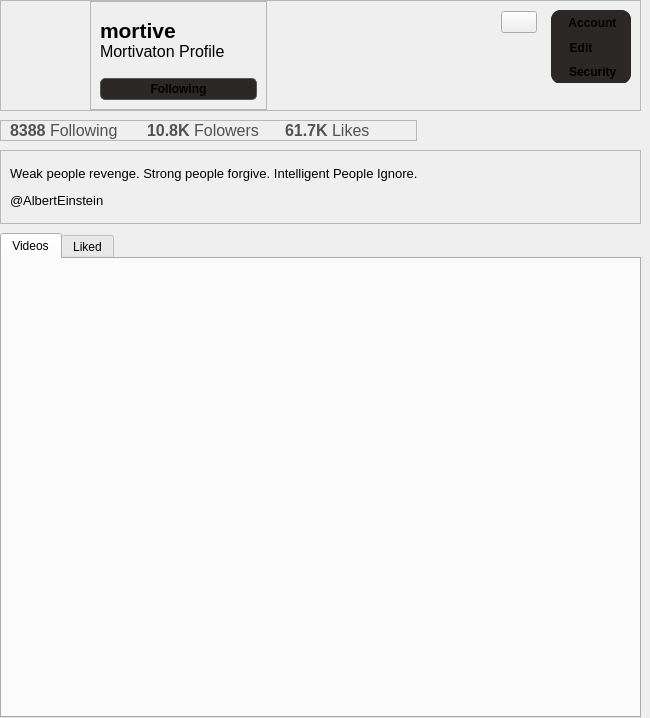
                <widget class="QWidget" name="profilCont">
                 <property name="enabled">
                  <bool>true</bool>
                 </property>
                 <property name="geometry">
                  <rect>
                   <x>0</x>
                   <y>0</y>
                   <width>650</width>
                   <height>718</height>
                  </rect>
                 </property>
                 <property name="sizePolicy">
                  <sizepolicy hsizetype="Preferred" vsizetype="Expanding">
                   <horstretch>0</horstretch>
                   <verstretch>0</verstretch>
                  </sizepolicy>
                 </property>
                 <layout class="QVBoxLayout" name="verticalLayout_3">
                  <property name="spacing">
                   <number>0</number>
                  </property>
                  <property name="leftMargin">
                   <number>0</number>
                  </property>
                  <property name="topMargin">
                   <number>0</number>
                  </property>
                  <property name="rightMargin">
                   <number>9</number>
                  </property>
                  <property name="bottomMargin">
                   <number>0</number>
                  </property>
                  <item>
                   <widget class="QWidget" name="profilWidget" native="true">
                    <property name="sizePolicy">
                     <sizepolicy hsizetype="Expanding" vsizetype="Preferred">
                      <horstretch>0</horstretch>
                      <verstretch>0</verstretch>
                     </sizepolicy>
                    </property>
                    <property name="minimumSize">
                     <size>
                      <width>595</width>
                      <height>0</height>
                     </size>
                    </property>
                    <layout class="QVBoxLayout" name="verticalLayout_19">
                     <property name="spacing">
                      <number>9</number>
                     </property>
                     <property name="leftMargin">
                      <number>0</number>
                     </property>
                     <property name="topMargin">
                      <number>0</number>
                     </property>
                     <property name="rightMargin">
                      <number>0</number>
                     </property>
                     <property name="bottomMargin">
                      <number>0</number>
                     </property>
                     <item>
                      <widget class="QFrame" name="profilHeader">
                       <property name="sizePolicy">
                        <sizepolicy hsizetype="Expanding" vsizetype="Preferred">
                         <horstretch>0</horstretch>
                         <verstretch>0</verstretch>
                        </sizepolicy>
                       </property>
                       <property name="minimumSize">
                        <size>
                         <width>501</width>
                         <height>111</height>
                        </size>
                       </property>
                       <property name="maximumSize">
                        <size>
                         <width>16777215</width>
                         <height>111</height>
                        </size>
                       </property>
                       <property name="frameShape">
                        <enum>QFrame::StyledPanel</enum>
                       </property>
                       <property name="frameShadow">
                        <enum>QFrame::Raised</enum>
                       </property>
                       <layout class="QHBoxLayout" name="horizontalLayout_11">
                        <property name="spacing">
                         <number>0</number>
                        </property>
                        <property name="leftMargin">
                         <number>0</number>
                        </property>
                        <property name="topMargin">
                         <number>0</number>
                        </property>
                        <property name="rightMargin">
                         <number>0</number>
                        </property>
                        <property name="bottomMargin">
                         <number>0</number>
                        </property>
                        <item>
                         <widget class="QFrame" name="pofilPixFrame">
                          <property name="sizePolicy">
                           <sizepolicy hsizetype="Fixed" vsizetype="Fixed">
                            <horstretch>0</horstretch>
                            <verstretch>0</verstretch>
                           </sizepolicy>
                          </property>
                          <property name="styleSheet">
                           <string notr="true">background-color: transparent;</string>
                          </property>
                          <layout class="QVBoxLayout" name="verticalLayout_9">
                           <property name="spacing">
                            <number>9</number>
                           </property>
                           <property name="leftMargin">
                            <number>9</number>
                           </property>
                           <property name="topMargin">
                            <number>0</number>
                           </property>
                           <property name="rightMargin">
                            <number>0</number>
                           </property>
                           <property name="bottomMargin">
                            <number>0</number>
                           </property>
                           <item>
                            <widget class="QLabel" name="profilPixLabel">
                             <property name="sizePolicy">
                              <sizepolicy hsizetype="Fixed" vsizetype="Fixed">
                               <horstretch>0</horstretch>
                               <verstretch>0</verstretch>
                              </sizepolicy>
                             </property>
                             <property name="minimumSize">
                              <size>
                               <width>80</width>
                               <height>80</height>
                              </size>
                             </property>
                             <property name="maximumSize">
                              <size>
                               <width>80</width>
                               <height>80</height>
                              </size>
                             </property>
                             <property name="styleSheet">
                              <string notr="true"/>
                             </property>
                             <property name="text">
                              <string/>
                             </property>
                             <property name="pixmap">
                              <pixmap resource="../resources.qrc">:/images/images/profile/circled3.png</pixmap>
                             </property>
                             <property name="scaledContents">
                              <bool>true</bool>
                             </property>
                            </widget>
                           </item>
                          </layout>
                         </widget>
                        </item>
                        <item>
                         <widget class="QFrame" name="frame_45">
                          <property name="sizePolicy">
                           <sizepolicy hsizetype="Preferred" vsizetype="Preferred">
                            <horstretch>0</horstretch>
                            <verstretch>0</verstretch>
                           </sizepolicy>
                          </property>
                          <property name="frameShape">
                           <enum>QFrame::StyledPanel</enum>
                          </property>
                          <property name="frameShadow">
                           <enum>QFrame::Raised</enum>
                          </property>
                          <layout class="QVBoxLayout" name="verticalLayout_8">
                           <property name="spacing">
                            <number>0</number>
                           </property>
                           <property name="topMargin">
                            <number>0</number>
                           </property>
                           <property name="bottomMargin">
                            <number>9</number>
                           </property>
                           <item>
                            <widget class="QLabel" name="label_74">
                             <property name="text">
                              <string>&lt;html&gt;&lt;head/&gt;&lt;body&gt;&lt;p&gt;&lt;span style=&quot; font-size:16pt; font-weight:600;&quot;&gt;mortive&lt;/span&gt;&lt;span style=&quot; font-weight:600;&quot;/&gt;&lt;img src=&quot;:/images/images/app/twitter-verified-png-original.png&quot; width=&quot;20&quot;/&gt;&lt;br/&gt;&lt;span style=&quot; font-size:12pt;&quot;&gt;Mortivaton Profile&lt;/span&gt;&lt;/p&gt;&lt;/body&gt;&lt;/html&gt;</string>
                             </property>
                            </widget>
                           </item>
                           <item>
                            <widget class="QPushButton" name="pushButton_60">
                             <property name="sizePolicy">
                              <sizepolicy hsizetype="Fixed" vsizetype="Fixed">
                               <horstretch>0</horstretch>
                               <verstretch>0</verstretch>
                              </sizepolicy>
                             </property>
                             <property name="minimumSize">
                              <size>
                               <width>157</width>
                               <height>0</height>
                              </size>
                             </property>
                             <property name="styleSheet">
                              <string notr="true">border: 1px solid #555;
padding: 3px 5px;
font-weight: bold;
border-radius: 5px;
background-color: #2C2828</string>
                             </property>
                             <property name="text">
                              <string>Following</string>
                             </property>
                            </widget>
                           </item>
                          </layout>
                         </widget>
                        </item>
                        <item>
                         <spacer name="horizontalSpacer">
                          <property name="orientation">
                           <enum>Qt::Horizontal</enum>
                          </property>
                          <property name="sizeType">
                           <enum>QSizePolicy::Expanding</enum>
                          </property>
                          <property name="sizeHint" stdset="0">
                           <size>
                            <width>148</width>
                            <height>20</height>
                           </size>
                          </property>
                         </spacer>
                        </item>
                        <item>
                         <widget class="QFrame" name="frame_66">
                          <property name="sizePolicy">
                           <sizepolicy hsizetype="Fixed" vsizetype="Fixed">
                            <horstretch>0</horstretch>
                            <verstretch>0</verstretch>
                           </sizepolicy>
                          </property>
                          <property name="minimumSize">
                           <size>
                            <width>41</width>
                            <height>0</height>
                           </size>
                          </property>
                          <property name="maximumSize">
                           <size>
                            <width>41</width>
                            <height>16777215</height>
                           </size>
                          </property>
                          <layout class="QVBoxLayout" name="verticalLayout_7">
                           <property name="leftMargin">
                            <number>0</number>
                           </property>
                           <property name="topMargin">
                            <number>0</number>
                           </property>
                           <property name="rightMargin">
                            <number>0</number>
                           </property>
                           <item>
                            <widget class="QPushButton" name="profilActionBtn">
                             <property name="sizePolicy">
                              <sizepolicy hsizetype="Fixed" vsizetype="Fixed">
                               <horstretch>0</horstretch>
                               <verstretch>0</verstretch>
                              </sizepolicy>
                             </property>
                             <property name="minimumSize">
                              <size>
                               <width>36</width>
                               <height>0</height>
                              </size>
                             </property>
                             <property name="maximumSize">
                              <size>
                               <width>36</width>
                               <height>50</height>
                              </size>
                             </property>
                             <property name="cursor">
                              <cursorShape>PointingHandCursor</cursorShape>
                             </property>
                             <property name="layoutDirection">
                              <enum>Qt::LeftToRight</enum>
                             </property>
                             <property name="text">
                              <string/>
                             </property>
                             <property name="icon">
                              <iconset resource="../resources.qrc">
                               <normaloff>:/icons/icons/feather/more-horizontal.svg</normaloff>:/icons/icons/feather/more-horizontal.svg</iconset>
                             </property>
                             <property name="iconSize">
                              <size>
                               <width>32</width>
                               <height>32</height>
                              </size>
                             </property>
                            </widget>
                           </item>
                           <item>
                            <spacer name="verticalSpacer_2">
                             <property name="orientation">
                              <enum>Qt::Vertical</enum>
                             </property>
                             <property name="sizeType">
                              <enum>QSizePolicy::Fixed</enum>
                             </property>
                             <property name="sizeHint" stdset="0">
                              <size>
                               <width>20</width>
                               <height>58</height>
                              </size>
                             </property>
                            </spacer>
                           </item>
                          </layout>
                         </widget>
                        </item>
                        <item>
                         <widget class="QFrame" name="Frame_77">
                          <layout class="QVBoxLayout" name="verticalLayout_4">
                           <item>
                            <widget class="QCustomSlideMenu" name="profilEdit" native="true">
                             <property name="sizePolicy">
                              <sizepolicy hsizetype="Preferred" vsizetype="Preferred">
                               <horstretch>0</horstretch>
                               <verstretch>0</verstretch>
                              </sizepolicy>
                             </property>
                             <property name="maximumSize">
                              <size>
                               <width>100</width>
                               <height>82</height>
                              </size>
                             </property>
                             <property name="styleSheet">
                              <string notr="true">*{
padding: 3px 5px;
font-weight: bold;
border-radius: 10px;
background-color: #2C2828
}


QPushButton#editBtn:hover, #securityBtn:hover, #editPostBtn::hover{	
background-color:  rgba(138, 138, 138, 100);
border-radius: 5px;
}

QPushButton#editBtn:pressed, #securityBtn:pressed, #editPostBtn::pressed{	
	padding-left:5px;
	padding-top:5px;
	background-color:rgba(138, 138, 138, 100);
}</string>
                             </property>
                             <layout class="QVBoxLayout" name="verticalLayout_2">
                              <property name="spacing">
                               <number>0</number>
                              </property>
                              <property name="leftMargin">
                               <number>0</number>
                              </property>
                              <property name="topMargin">
                               <number>0</number>
                              </property>
                              <property name="rightMargin">
                               <number>0</number>
                              </property>
                              <property name="bottomMargin">
                               <number>0</number>
                              </property>
                              <item>
                               <widget class="QPushButton" name="editBtn">
                                <property name="sizePolicy">
                                 <sizepolicy hsizetype="Fixed" vsizetype="Fixed">
                                  <horstretch>0</horstretch>
                                  <verstretch>0</verstretch>
                                 </sizepolicy>
                                </property>
                                <property name="minimumSize">
                                 <size>
                                  <width>80</width>
                                  <height>25</height>
                                 </size>
                                </property>
                                <property name="maximumSize">
                                 <size>
                                  <width>101</width>
                                  <height>25</height>
                                 </size>
                                </property>
                                <property name="layoutDirection">
                                 <enum>Qt::LeftToRight</enum>
                                </property>
                                <property name="text">
                                 <string> Account</string>
                                </property>
                                <property name="icon">
                                 <iconset resource="../resources.qrc">
                                  <normaloff>:/icons/icons/feather/user.svg</normaloff>:/icons/icons/feather/user.svg</iconset>
                                </property>
                               </widget>
                              </item>
                              <item>
                               <widget class="QPushButton" name="editPostBtn">
                                <property name="minimumSize">
                                 <size>
                                  <width>80</width>
                                  <height>25</height>
                                 </size>
                                </property>
                                <property name="maximumSize">
                                 <size>
                                  <width>101</width>
                                  <height>25</height>
                                 </size>
                                </property>
                                <property name="text">
                                 <string> Edit       </string>
                                </property>
                                <property name="icon">
                                 <iconset resource="../resources.qrc">
                                  <normaloff>:/icons/icons/feather/tool.svg</normaloff>:/icons/icons/feather/tool.svg</iconset>
                                </property>
                               </widget>
                              </item>
                              <item>
                               <widget class="QPushButton" name="securityBtn">
                                <property name="sizePolicy">
                                 <sizepolicy hsizetype="Fixed" vsizetype="Fixed">
                                  <horstretch>0</horstretch>
                                  <verstretch>0</verstretch>
                                 </sizepolicy>
                                </property>
                                <property name="minimumSize">
                                 <size>
                                  <width>80</width>
                                  <height>25</height>
                                 </size>
                                </property>
                                <property name="maximumSize">
                                 <size>
                                  <width>101</width>
                                  <height>25</height>
                                 </size>
                                </property>
                                <property name="text">
                                 <string> Security</string>
                                </property>
                                <property name="icon">
                                 <iconset resource="../resources.qrc">
                                  <normaloff>:/icons/icons/feather/lock.svg</normaloff>:/icons/icons/feather/lock.svg</iconset>
                                </property>
                               </widget>
                              </item>
                             </layout>
                            </widget>
                           </item>
                           <item>
                            <spacer name="verticalSpacer_4">
                             <property name="orientation">
                              <enum>Qt::Vertical</enum>
                             </property>
                             <property name="sizeType">
                              <enum>QSizePolicy::Fixed</enum>
                             </property>
                             <property name="sizeHint" stdset="0">
                              <size>
                               <width>20</width>
                               <height>18</height>
                              </size>
                             </property>
                            </spacer>
                           </item>
                          </layout>
                         </widget>
                        </item>
                       </layout>
                      </widget>
                     </item>
                     <item>
                      <widget class="QFrame" name="FFL_Frame">
                       <property name="sizePolicy">
                        <sizepolicy hsizetype="Fixed" vsizetype="Fixed">
                         <horstretch>0</horstretch>
                         <verstretch>0</verstretch>
                        </sizepolicy>
                       </property>
                       <property name="minimumSize">
                        <size>
                         <width>375</width>
                         <height>0</height>
                        </size>
                       </property>
                       <property name="maximumSize">
                        <size>
                         <width>417</width>
                         <height>16777215</height>
                        </size>
                       </property>
                       <property name="frameShape">
                        <enum>QFrame::StyledPanel</enum>
                       </property>
                       <property name="frameShadow">
                        <enum>QFrame::Raised</enum>
                       </property>
                       <layout class="QHBoxLayout" name="horizontalLayout_41">
                        <property name="spacing">
                         <number>6</number>
                        </property>
                        <property name="leftMargin">
                         <number>9</number>
                        </property>
                        <property name="topMargin">
                         <number>0</number>
                        </property>
                        <property name="rightMargin">
                         <number>0</number>
                        </property>
                        <property name="bottomMargin">
                         <number>0</number>
                        </property>
                        <item>
                         <widget class="QLabel" name="label_99">
                          <property name="text">
                           <string>&lt;html&gt;&lt;head/&gt;&lt;body&gt;&lt;p style=&quot;color: rgb(81, 81, 81);&quot;&gt;&lt;span style=&quot; font-size:12pt; font-weight:600;&quot;&gt;8388 &lt;/span&gt;&lt;span style=&quot; font-size:12pt;&quot;&gt;Following&lt;/span&gt;&lt;/p&gt;&lt;/body&gt;&lt;/html&gt;</string>
                          </property>
                         </widget>
                        </item>
                        <item>
                         <widget class="QLabel" name="label_100">
                          <property name="text">
                           <string>&lt;html&gt;&lt;head/&gt;&lt;body&gt;&lt;p&gt;&lt;span style=&quot; font-size:12pt; font-weight:600; color:#515151;&quot;&gt;10.8K &lt;/span&gt;&lt;span style=&quot; font-size:12pt; color:#515151;&quot;&gt;Folowers&lt;/span&gt;&lt;/p&gt;&lt;/body&gt;&lt;/html&gt;</string>
                          </property>
                         </widget>
                        </item>
                        <item>
                         <widget class="QLabel" name="label_101">
                          <property name="text">
                           <string>&lt;html&gt;&lt;head/&gt;&lt;body&gt;&lt;p&gt;&lt;span style=&quot; font-size:12pt; font-weight:600; color:#515151;&quot;&gt;61.7K &lt;/span&gt;&lt;span style=&quot; font-size:12pt; color:#515151;&quot;&gt;Likes&lt;/span&gt;&lt;/p&gt;&lt;/body&gt;&lt;/html&gt;</string>
                          </property>
                         </widget>
                        </item>
                       </layout>
                      </widget>
                     </item>
                     <item>
                      <widget class="QFrame" name="bioFrame">
                       <property name="sizePolicy">
                        <sizepolicy hsizetype="Preferred" vsizetype="Fixed">
                         <horstretch>0</horstretch>
                         <verstretch>0</verstretch>
                        </sizepolicy>
                       </property>
                       <property name="minimumSize">
                        <size>
                         <width>577</width>
                         <height>0</height>
                        </size>
                       </property>
                       <property name="frameShape">
                        <enum>QFrame::StyledPanel</enum>
                       </property>
                       <property name="frameShadow">
                        <enum>QFrame::Raised</enum>
                       </property>
                       <layout class="QVBoxLayout" name="verticalLayout_89" stretch="0">
                        <property name="spacing">
                         <number>0</number>
                        </property>
                        <property name="leftMargin">
                         <number>9</number>
                        </property>
                        <property name="topMargin">
                         <number>0</number>
                        </property>
                        <property name="rightMargin">
                         <number>0</number>
                        </property>
                        <property name="bottomMargin">
                         <number>0</number>
                        </property>
                        <item>
                         <widget class="QLabel" name="bioLabel">
                          <property name="sizePolicy">
                           <sizepolicy hsizetype="Preferred" vsizetype="Preferred">
                            <horstretch>0</horstretch>
                            <verstretch>0</verstretch>
                           </sizepolicy>
                          </property>
                          <property name="text">
                           <string>&lt;html&gt;&lt;head/&gt;&lt;body&gt;&lt;p&gt;&lt;span style=&quot; font-size:10pt;&quot;&gt;Weak people revenge. Strong people forgive. Intelligent People Ignore.&lt;/span&gt;&lt;/p&gt;&lt;p&gt;&lt;span style=&quot; font-size:10pt;&quot;&gt;@AlbertEinstein&lt;/span&gt;&lt;/p&gt;&lt;/body&gt;&lt;/html&gt;</string>
                          </property>
                          <property name="wordWrap">
                           <bool>true</bool>
                          </property>
                         </widget>
                        </item>
                       </layout>
                      </widget>
                     </item>
                     <item>
                      <widget class="QTabWidget" name="tabWidget_2">
                       <property name="sizePolicy">
                        <sizepolicy hsizetype="Expanding" vsizetype="Preferred">
                         <horstretch>0</horstretch>
                         <verstretch>0</verstretch>
                        </sizepolicy>
                       </property>
                       <property name="minimumSize">
                        <size>
                         <width>585</width>
                         <height>434</height>
                        </size>
                       </property>
                       <property name="maximumSize">
                        <size>
                         <width>16777215</width>
                         <height>16777215</height>
                        </size>
                       </property>
                       <property name="currentIndex">
                        <number>0</number>
                       </property>
                       <property name="iconSize">
                        <size>
                         <width>24</width>
                         <height>24</height>
                        </size>
                       </property>
                       <widget class="QWidget" name="tab_3">
                        <property name="sizePolicy">
                         <sizepolicy hsizetype="Preferred" vsizetype="Expanding">
                          <horstretch>0</horstretch>
                          <verstretch>0</verstretch>
                         </sizepolicy>
                        </property>
                        <property name="minimumSize">
                         <size>
                          <width>500</width>
                          <height>0</height>
                         </size>
                        </property>
                        <property name="font">
                         <font>
                          <stylestrategy>PreferDefault</stylestrategy>
                          <kerning>true</kerning>
                         </font>
                        </property>
                        <attribute name="icon">
                         <iconset resource="../resources.qrc">
                          <normaloff>:/icons/icons/feather/video.svg</normaloff>:/icons/icons/feather/video.svg</iconset>
                        </attribute>
                        <attribute name="title">
                         <string>Videos</string>
                        </attribute>
                        <widget class="QWidget" name="gridLayoutWidget">
                         <property name="geometry">
                          <rect>
                           <x>9</x>
                           <y>9</y>
                           <width>611</width>
                           <height>391</height>
                          </rect>
                         </property>
                         <layout class="QGridLayout" name="gridLayout_4" rowstretch="0" columnstretch="0" rowminimumheight="0">
                          <property name="sizeConstraint">
                           <enum>QLayout::SetMinimumSize</enum>
                          </property>
                          <property name="leftMargin">
                           <number>9</number>
                          </property>
                          <property name="topMargin">
                           <number>9</number>
                          </property>
                          <property name="rightMargin">
                           <number>9</number>
                          </property>
                          <property name="bottomMargin">
                           <number>9</number>
                          </property>
                          <property name="spacing">
                           <number>9</number>
                          </property>
                         </layout>
                        </widget>
                       </widget>
                       <widget class="QWidget" name="tab_4">
                        <attribute name="icon">
                         <iconset resource="../resources.qrc">
                          <normaloff>:/icons/icons/feather/heart.svg</normaloff>:/icons/icons/feather/heart.svg</iconset>
                        </attribute>
                        <attribute name="title">
                         <string>Liked</string>
                        </attribute>
                       </widget>
                      </widget>
                     </item>
                    </layout>
                   </widget>
                  </item>
                 </layout>
                </widget>
